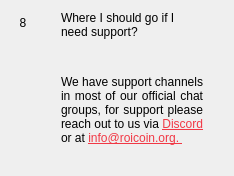
                  <widget class="QWidget" name="widgetFaq8" native="true">
                   <layout class="QHBoxLayout" name="horizontalpage_8" stretch="0,1">
                    <item alignment="Qt::AlignTop">
                     <widget class="QLabel" name="labelNumber8">
                      <property name="minimumSize">
                       <size>
                        <width>24</width>
                        <height>24</height>
                       </size>
                      </property>
                      <property name="maximumSize">
                       <size>
                        <width>16777215</width>
                        <height>24</height>
                       </size>
                      </property>
                      <property name="text">
                       <string>8</string>
                      </property>
                      <property name="alignment">
                       <set>Qt::AlignCenter</set>
                      </property>
                     </widget>
                    </item>
                    <item>
                     <layout class="QVBoxLayout" name="verticalLayoutpage_8">
                      <property name="leftMargin">
                       <number>20</number>
                      </property>
                      <property name="rightMargin">
                       <number>20</number>
                      </property>
                      <item>
                       <widget class="QLabel" name="labelSubtitle8">
                        <property name="text">
                         <string>Where I should go if I need support?</string>
                        </property>
                        <property name="wordWrap">
                         <bool>true</bool>
                        </property>
                       </widget>
                      </item>
                      <item>
                       <spacer name="verticalSpacer_80">
                        <property name="orientation">
                         <enum>Qt::Vertical</enum>
                        </property>
                        <property name="sizeType">
                         <enum>QSizePolicy::Fixed</enum>
                        </property>
                        <property name="sizeHint" stdset="0">
                         <size>
                          <width>20</width>
                          <height>30</height>
                         </size>
                        </property>
                       </spacer>
                      </item>
                      <item>
                       <widget class="QLabel" name="labelContent8">
                        <property name="text">
                         <string>
                           &lt;html&gt;&lt;head/&gt;&lt;body&gt;&lt;p align=&quot;justify&quot;&gt;
                           We have support channels in most of our official chat groups, for support please reach out to us via
                           &lt;a style='color: #f13845' href='https://discord.gg/xCmzCDPQxq'&gt;
                           Discord&lt;/a&gt; or at
                           &lt;a style='color: #f13845' href='mailto://info@roicoin.org'&gt;
                           info@roicoin.org.
                           &lt;/p&gt;&lt;/body&gt;&lt;/html&gt;
                         </string>
                        </property>
                        <property name="alignment">
                         <set>Qt::AlignLeading|Qt::AlignLeft|Qt::AlignTop</set>
                        </property>
                        <property name="wordWrap">
                         <bool>true</bool>
                        </property>
                       </widget>
                      </item>
                      <item>
                       <spacer name="verticalSpacer_81">
                        <property name="orientation">
                         <enum>Qt::Vertical</enum>
                        </property>
                        <property name="sizeHint" stdset="0">
                         <size>
                          <width>20</width>
                          <height>20</height>
                         </size>
                        </property>
                       </spacer>
                      </item>
                     </layout>
                    </item>
                   </layout>
                  </widget>
